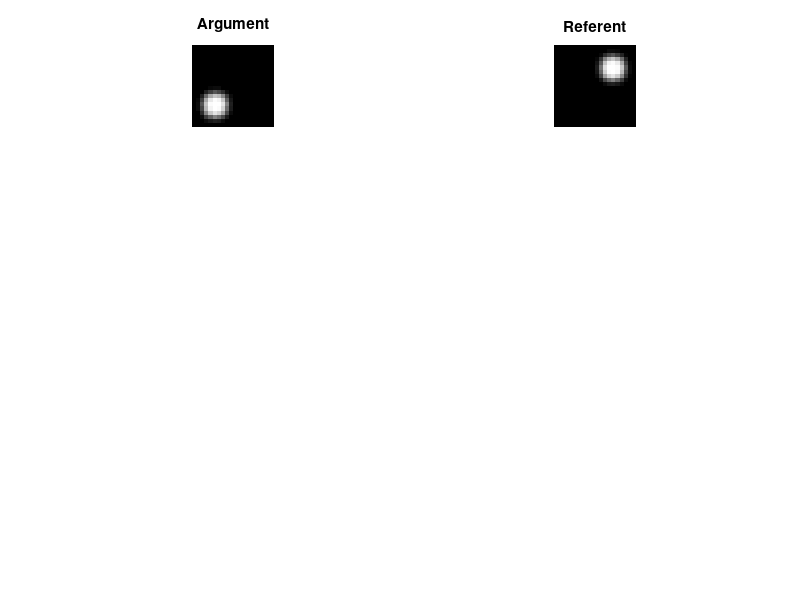

The MATLAB source for this figure: (Note: this script raises an error after producing the figure.)
close all; clear all; clc;

load test_data.mat;

%Construct structure array of test images
exRas(10,1) = struct('imgA', [], 'imgB', []);
for testNum = 1:10
    eval(['exRas(testNum).imgA = exRas' num2str(testNum) 'A']);
    eval(['exRas(testNum).imgB = exRas' num2str(testNum) 'B']);
end

for testNum = 1:10
    
    %Show test images
    figure;
    subplot(4,2,1);
    imshow(exRas(testNum).imgA,[]);
    title('Argument');
    subplot(4,2,2);
    imshow(exRas(testNum).imgB,[]);
    title('Referent');
    
    %Calculate HoF
    H(1,:) = hof_raster(exRas(testNum).imgA, exRas(testNum).imgB,0);
    H(2,:) = hof_raster(exRas(testNum).imgA, exRas(testNum).imgB,2);
    H(3,:) = hof_raster(exRas(testNum).imgA, exRas(testNum).imgB,'hybrid');
    
    %Plot histograms
    subplot(4,2,3:4);
    plot(0:2:360,H(1,:));
    axis([0 360 0 max(H(1,:))]);
    title('F0 Histogram');
    subplot(4,2,5:6);
    plot(0:2:360,H(2,:));
    axis([0 360 0 max(H(2,:))]);
    title('F2 Histogram');
    subplot(4,2,7:8);
    plot(0:2:360,H(3,:));
    axis([0 360 0 max(H(3,:))]);
    title('FH Histogram');
    
    
end